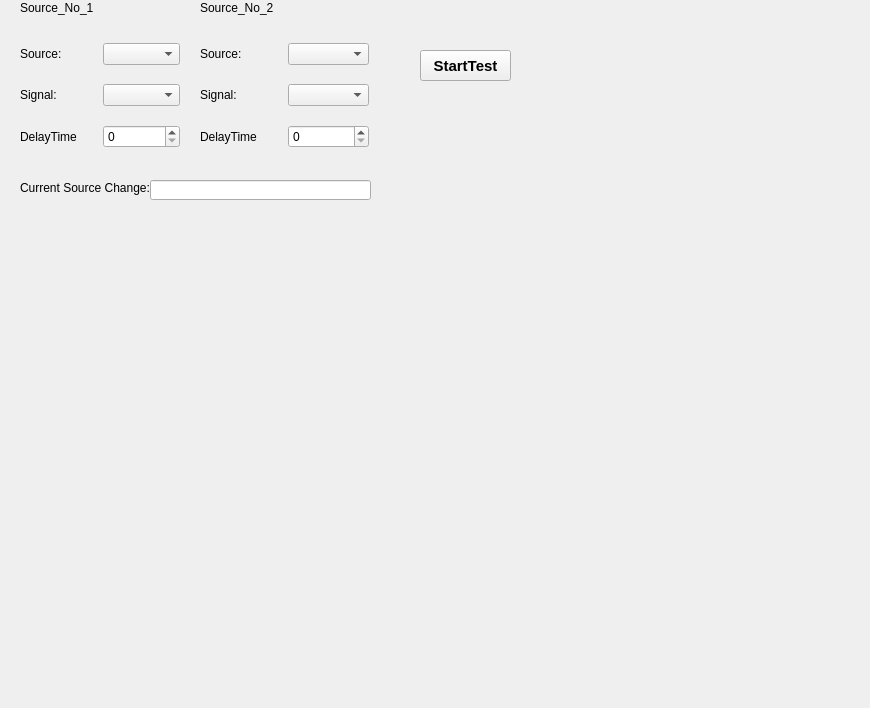
<?xml version="1.0" encoding="UTF-8"?>
<ui version="4.0">
 <class>Form_Autotest</class>
 <widget class="QWidget" name="Form_Autotest">
  <property name="geometry">
   <rect>
    <x>0</x>
    <y>0</y>
    <width>870</width>
    <height>708</height>
   </rect>
  </property>
  <property name="windowTitle">
   <string>Form_Autotest</string>
  </property>
  <widget class="QPushButton" name="pushButton_start">
   <property name="geometry">
    <rect>
     <x>420</x>
     <y>50</y>
     <width>91</width>
     <height>31</height>
    </rect>
   </property>
   <property name="font">
    <font>
     <pointsize>11</pointsize>
     <weight>75</weight>
     <bold>true</bold>
    </font>
   </property>
   <property name="text">
    <string>StartTest</string>
   </property>
  </widget>
  <widget class="QWidget" name="gridLayoutWidget">
   <property name="geometry">
    <rect>
     <x>20</x>
     <y>30</y>
     <width>160</width>
     <height>131</height>
    </rect>
   </property>
   <layout class="QGridLayout" name="gridLayout">
    <item row="0" column="1">
     <widget class="QComboBox" name="comboBox_source"/>
    </item>
    <item row="0" column="0">
     <widget class="QLabel" name="label_source">
      <property name="text">
       <string>Source:</string>
      </property>
     </widget>
    </item>
    <item row="1" column="1">
     <widget class="QComboBox" name="comboBox_signal"/>
    </item>
    <item row="2" column="0">
     <widget class="QLabel" name="label_delay">
      <property name="text">
       <string>DelayTime</string>
      </property>
     </widget>
    </item>
    <item row="2" column="1">
     <widget class="QSpinBox" name="spinBox_delay"/>
    </item>
    <item row="1" column="0">
     <widget class="QLabel" name="label_2">
      <property name="text">
       <string>Signal:</string>
      </property>
     </widget>
    </item>
   </layout>
  </widget>
  <widget class="QWidget" name="gridLayoutWidget_2">
   <property name="geometry">
    <rect>
     <x>200</x>
     <y>30</y>
     <width>169</width>
     <height>131</height>
    </rect>
   </property>
   <layout class="QGridLayout" name="gridLayout_2">
    <item row="0" column="1">
     <widget class="QComboBox" name="comboBox_source_2"/>
    </item>
    <item row="1" column="0">
     <widget class="QLabel" name="label_3">
      <property name="text">
       <string>Signal:</string>
      </property>
     </widget>
    </item>
    <item row="2" column="0">
     <widget class="QLabel" name="label_delay_2">
      <property name="text">
       <string>DelayTime</string>
      </property>
     </widget>
    </item>
    <item row="2" column="1">
     <widget class="QSpinBox" name="spinBox_delay_2"/>
    </item>
    <item row="1" column="1">
     <widget class="QComboBox" name="comboBox_signal_2"/>
    </item>
    <item row="0" column="0">
     <widget class="QLabel" name="label_source_2">
      <property name="text">
       <string>Source:</string>
      </property>
     </widget>
    </item>
   </layout>
  </widget>
  <widget class="QLabel" name="label_11">
   <property name="geometry">
    <rect>
     <x>20</x>
     <y>0</y>
     <width>151</width>
     <height>16</height>
    </rect>
   </property>
   <property name="text">
    <string>Source_No_1</string>
   </property>
  </widget>
  <widget class="QLabel" name="label_22">
   <property name="geometry">
    <rect>
     <x>200</x>
     <y>0</y>
     <width>111</width>
     <height>16</height>
    </rect>
   </property>
   <property name="text">
    <string>Source_No_2</string>
   </property>
  </widget>
  <widget class="QLabel" name="label_current">
   <property name="geometry">
    <rect>
     <x>20</x>
     <y>180</y>
     <width>141</width>
     <height>16</height>
    </rect>
   </property>
   <property name="text">
    <string>Current Source Change:</string>
   </property>
  </widget>
  <widget class="QLineEdit" name="lineEdit_currentsource">
   <property name="geometry">
    <rect>
     <x>150</x>
     <y>180</y>
     <width>221</width>
     <height>20</height>
    </rect>
   </property>
  </widget>
 </widget>
 <resources/>
 <connections/>
</ui>
